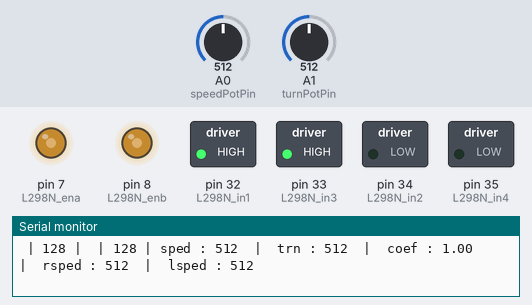
Recording of a sketch running on a simulated Arduino Mega 2560, built with avr-gcc and run on an emulated ATmega2560. On the bench: switched loads named in the sketch (green lamp = pin HIGH), output pins drawn as LEDs (lit = HIGH), the last lines printed to the serial monitor. The inputs (shaded band) are chosen by the test bench; at power-on: A1 (turnPotPin) = 512, A0 (speedPotPin) = 512.

Above: at 1.2 s.
1.3 s: A1 (turnPotPin) set to 606
At 2.1 s:
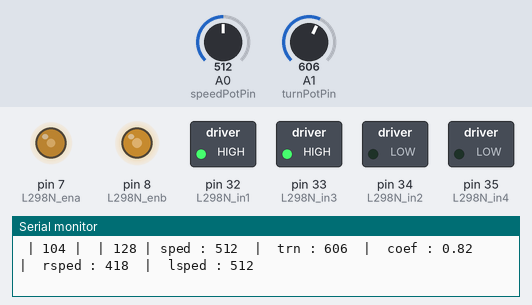
4.3 s: A1 (turnPotPin) set to 642
At 5.5 s:
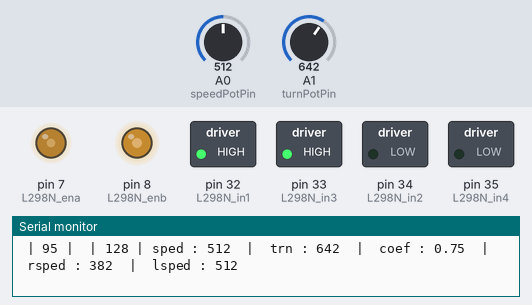
7.3 s: A0 (speedPotPin) set to 306
At 7.9 s:
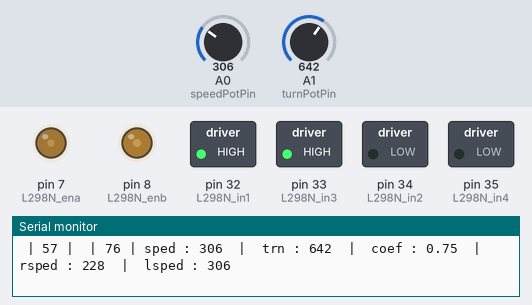
8.8 s: A0 (speedPotPin) set to 122
At 10.0 s:
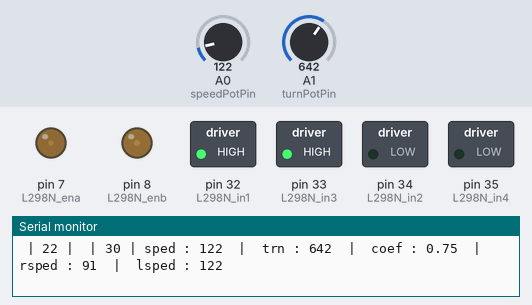
10.3 s: A0 (speedPotPin) set to 0
At 11.5 s:
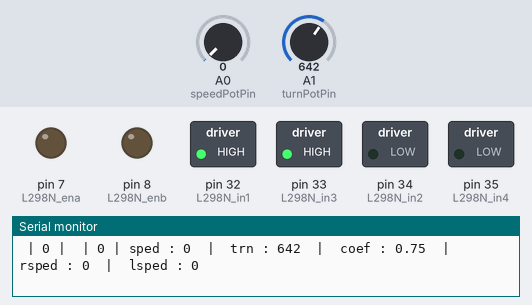
11.8 s: A0 (speedPotPin) set to 716
At 13.1 s:
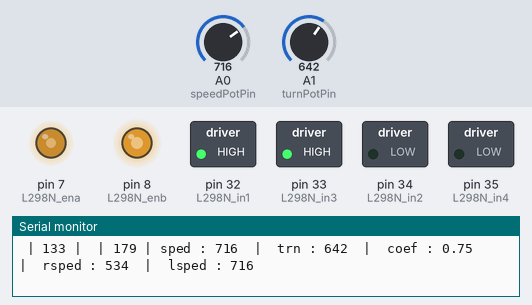
Timing chart, 0 to 14.3 s (numbered marks = the images above; inputs shaded):
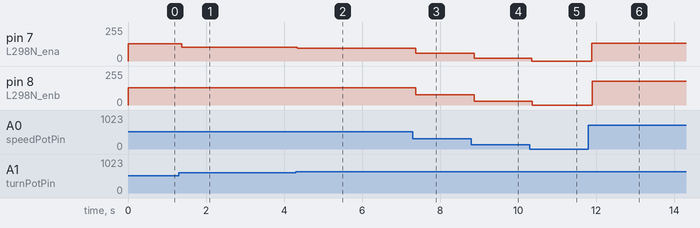

The sketch:

motor_test.ino
```cpp
const int speedPotPin =  A0;
const int turnPotPin =  A1;


int speedPot;
int turnPot;

int rightspeed;
int leftspeed;
float turncoficient;
//define
  //ajustebles  (change theese to fine tune)

    //const int threshold

  //pins

    #define L298N_ena     7     //PMW pin
    #define L298N_in1     32
    #define L298N_in2     34
    #define L298N_enb     8     //PMW pin
    #define L298N_in3     33
    #define L298N_in4     35

  //anything else

    typedef enum {OFF, dirFORWARD, dirREVERSE} DCMOTOR_CMD_TYPE;    //possible motor modes
    typedef enum {motorLEFT, motorRIGHT} DCMOTOR_SELECT;      //defining motor names

//global variables


void setup() {
  //pin INPUT/OUTPUT


    pinMode(speedPotPin, INPUT);
    pinMode(turnPotPin, INPUT);

    pinMode(L298N_in1, OUTPUT);
    pinMode(L298N_in2, OUTPUT);
    pinMode(L298N_in3, OUTPUT);
    pinMode(L298N_in4, OUTPUT);
    pinMode(L298N_ena, OUTPUT);
    pinMode(L298N_enb, OUTPUT);

  //anything else
    DCmotor(OFF, motorLEFT, 0);     //turns off motors at start
    DCmotor(OFF, motorRIGHT, 0);

    Serial.begin(9600);

}

void loop() {

  speedPot = analogRead(speedPotPin);


  turn();


    DCmotor(dirFORWARD,motorRIGHT,rightspeed);
    DCmotor(dirFORWARD,motorLEFT,leftspeed);

  Serial.print("sped : ");
  Serial.print(speedPot);
  Serial.print("  |  trn : ");
  Serial.print(turnPot);
  Serial.print("  |  coef : ");
  Serial.print(turncoficient);
  Serial.print("  |  rsped : ");
  Serial.print(rightspeed);
  Serial.print("  |  lsped : ");
  Serial.print(leftspeed);
  Serial.println();

}

//H-bridge controll function    (only works for two or less motors)
void DCmotor(const DCMOTOR_CMD_TYPE cmd, const DCMOTOR_SELECT sel, const int drive_level) {
  int PWMsignal;
  int pinC1, pinC2, pinEN;

  // Based on motor selection, we use different pins to control the motor
  if (sel == motorRIGHT) {
    pinC1 = L298N_in1;
    pinC2 = L298N_in2;
    pinEN = L298N_ena;
  } else {
    pinC1 = L298N_in3;
    pinC2 = L298N_in4;
    pinEN = L298N_enb;
  }

  // Convert drive_level 1023 to range 0..255
  PWMsignal = drive_level/4;
  // Execute motor commands (direction and speed)
  Serial.print(" | ");
  Serial.print(PWMsignal);
  Serial.print(" | ");
  switch (cmd) {
    case dirFORWARD:
      digitalWrite(pinC1, HIGH);
      digitalWrite(pinC2, LOW);
      analogWrite(pinEN, PWMsignal);
      break;
    case dirREVERSE:
      digitalWrite(pinC1, LOW);
      digitalWrite(pinC2, HIGH);
      analogWrite(pinEN, PWMsignal);
      break;
    case OFF:
      digitalWrite(pinC1, HIGH);
      digitalWrite(pinC2, HIGH);
      analogWrite(pinEN, 0); // Stop motor
      break;
  }
}


void turn(){
  turnPot = analogRead(turnPotPin);
  turncoficient = turnPot/512.0;

  if (turncoficient < 1){
    leftspeed = speedPot*turncoficient;
    rightspeed = speedPot;
  }else{
    turncoficient = 2 - turncoficient;
    leftspeed = speedPot;
    rightspeed = speedPot*turncoficient;
  }

}
```

Measured:
- after the input at 1.3 s, pin 7 (L298N_ena): 128/255 → 104/255 after 0.08 s
- after the input at 4.3 s, pin 7 (L298N_ena): 104/255 → 95/255 at once
- after the input at 7.3 s, pin 7 (L298N_ena): 95/255 → 57/255 after 0.07 s; pin 8 (L298N_enb): 128/255 → 76/255 after 0.08 s
- after the input at 8.8 s, pin 7 (L298N_ena): 57/255 → 22/255 after 0.07 s; pin 8 (L298N_enb): 76/255 → 30/255 after 0.08 s
- after the input at 10.3 s, pin 7 (L298N_ena): 22/255 → 0/255 after 0.05 s; pin 8 (L298N_enb): 30/255 → 0/255 after 0.06 s
- after the input at 11.8 s, pin 7 (L298N_ena): 0/255 → 133/255 after 0.09 s; pin 8 (L298N_enb): 0/255 → 179/255 after 0.10 s
